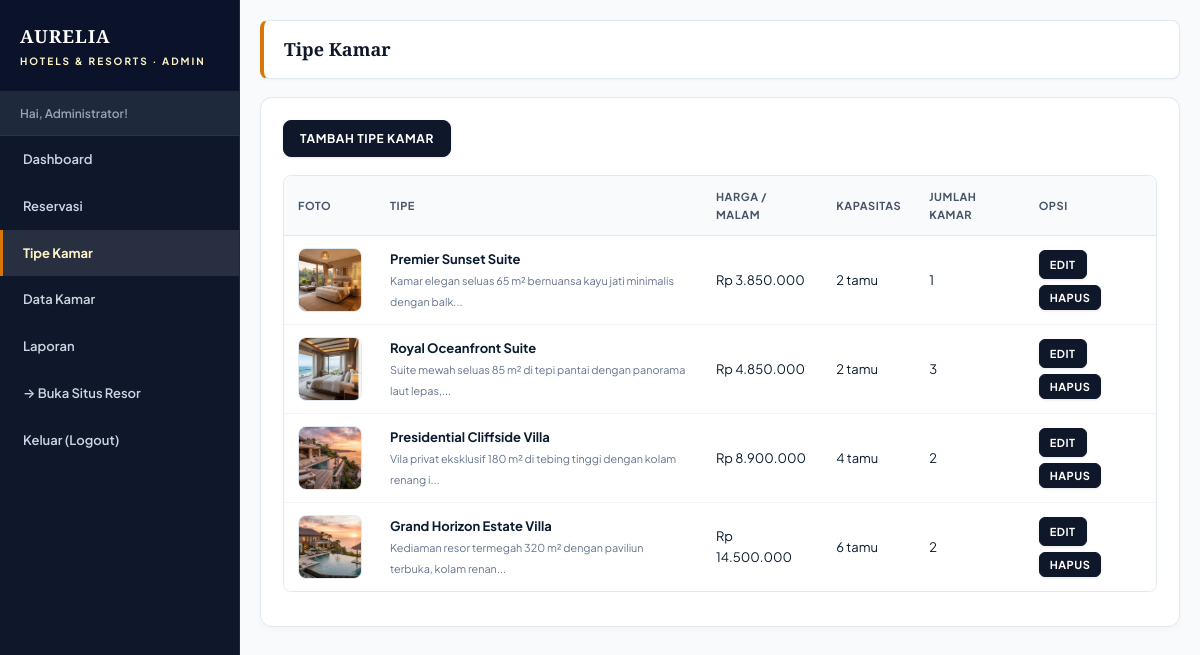
Page /admin/index.php?p=tipe (signed in) on the committed database.
### tables this page shows
CREATE TABLE `tipe_kamar` (
  `idtipe` int(11) NOT NULL AUTO_INCREMENT,
  `nama_tipe` varchar(50) NOT NULL,
  `deskripsi` text DEFAULT NULL,
  `harga_malam` int(11) NOT NULL,
  `kapasitas` int(11) NOT NULL,
  `foto` varchar(255) NOT NULL DEFAULT '-',
  PRIMARY KEY (`idtipe`)
);

### fungsi.php (called while the page is built, shortened)
<?php
function e($teks)
{
    return htmlspecialchars((string)$teks, ENT_QUOTES, 'UTF-8');
}
function rupiah($angka)
{
    return 'Rp ' . number_format((int)$angka, 0, ',', '.');
}

### admin/tipe.php (the view, shortened to what this page needs)
<?php
$hasil = mysqli_query($db,
    "SELECT t.*, (SELECT COUNT(*) FROM kamar k WHERE k.idtipe = t.idtipe) AS jml_kamar
     FROM tipe_kamar t ORDER BY t.harga_malam");
?>
<div id="label-page"><h3>Tipe Kamar</h3></div>
<div id="content">
    <div class="bar-atas"><a href="index.php?p=tipe-input" class="tombol">Tambah Tipe Kamar</a></div>
    <table class="tabel">
        <tr><th>Foto</th><th>Tipe</th><th>Harga / Malam</th><th>Kapasitas</th><th>Jumlah Kamar</th><th>Opsi</th></tr>
        <?php if (mysqli_num_rows($hasil) === 0): ?>
            <tr><td colspan="6">Belum ada tipe kamar.</td></tr>
        <?php else: while ($t = mysqli_fetch_assoc($hasil)): ?>
            <tr>
                <td><?php if ($t['foto'] !== '-'): ?><img src="../images/<?= e($t['foto']) ?>" class="poster-kecil" alt=""><?php else: ?>-<?php endif; ?></td>
                <td><b><?= e($t['nama_tipe']) ?></b><br><small><?= e(mb_strimwidth($t['deskripsi'], 0, 70, '...')) ?></small></td>
                <td><?= e(rupiah($t['harga_malam'])) ?></td>
                <td><?= (int)$t['kapasitas'] ?> tamu</td>
                <td><?= (int)$t['jml_kamar'] ?></td>
                <td>
                    <div class="opsi">
                        <a href="index.php?p=tipe-edit&id=<?= (int)$t['idtipe'] ?>" class="tombol tombol-kecil">Edit</a>
                        <form method="post" action="tipe-hapus.php" class="inline" onsubmit="return confirm('Yakin hapus tipe kamar ini?')">
                            <button type="submit" class="tombol tombol-kecil">Hapus</button>
                        </form>
                    </div>
                </td>
            </tr>
        <?php endwhile; endif; ?>
    </table>
</div>

### style.css (style rules this page uses)
:root { --primary: #0F172A; --primary-light: #1E293B; --gold: #B45309; --gold-light: #FEF3C7; --gold-amber: #D97706; --surface-linen: #FDFCFB; --surface-sand: #F8FAFC; --surface-subtle:#F1F5F9; --border: #E2E8F0; --teks: #0B1C30; --teks-lembut: #64748B; --putih: #ffffff; --bayangan: 0 10px 25px -5px rgba(15, 23, 42, 0.08), 0 8px 10px -6px rgba(15, 23, 42, 0.04); }
* { margin: 0; padding: 0; box-sizing: border-box; }
body { font-family: 'Plus Jakarta Sans', -apple-system, BlinkMacSystemFont, 'Segoe UI', Roboto, sans-serif; font-size: 14px; color: var(--teks); background-color: var(--surface-sand); line-height: 1.6; }
h1, h2, h3, h4, .font-playfair { font-family: 'Playfair Display', Georgia, serif; }
a { color: var(--gold-amber); text-decoration: none; transition: color 0.15s; }
.tombol { display: inline-flex; align-items: center; justify-content: center; gap: 6px; padding: 8px 16px; font-family: inherit; font-size: 12px; font-weight: 700; text-transform: uppercase; letter-spacing: 0.05em; color: var(--putih); background-color: var(--primary); border: 1px solid var(--primary); border-radius: 8px; text-decoration: none; cursor: pointer; transition: all 0.2s ease; box-shadow: 0 1px 3px rgba(0,0,0,0.1); }
.tombol-kecil { padding: 5px 10px; font-size: 11px; border-radius: 6px; }
.inline { display: inline; }
small { color: var(--teks-lembut); }
.tabel { width: 100%; border-collapse: separate; border-spacing: 0; margin: 12px 0; border: 1px solid var(--border); border-radius: 8px; overflow: hidden; }
.tabel th { background: #F8FAFC; color: #475569; font-size: 11px; font-weight: 700; text-transform: uppercase; letter-spacing: 0.05em; text-align: left; padding: 12px 14px; border-bottom: 1px solid var(--border); }
.tabel td { padding: 12px 14px; border-bottom: 1px solid #F1F5F9; vertical-align: middle; background: var(--putih); font-size: 13px; }
.tabel tr:last-child td { border-bottom: none; }
#label-page { margin-bottom: 18px; padding: 14px 20px; background: var(--putih); border: 1px solid var(--border); border-left: 4px solid var(--gold-amber); border-radius: 8px; box-shadow: 0 1px 3px rgba(0,0,0,0.04); }
#label-page h3 { color: var(--primary); font-family: 'Playfair Display', serif; font-size: 18px; font-weight: 700; }
#content { padding: 22px; background: var(--putih); border: 1px solid var(--border); border-radius: 12px; box-shadow: 0 2px 6px rgba(0,0,0,0.03); overflow-x: auto; }
.bar-atas { display: flex; justify-content: space-between; align-items: center; flex-wrap: wrap; gap: 12px; margin-bottom: 18px; }
.opsi { display: flex; gap: 6px; flex-wrap: wrap; }
.poster-kecil { width: 64px; height: 64px; object-fit: cover; border-radius: 8px; border: 1px solid var(--border); display: block; }

### rows in the picture
tipe_kamar: foto (picture), nama_tipe "Premier Sunset Suite", deskripsi "Kamar elegan seluas 65 m² bernuansa kayu jati minimalis dengan balk...", harga_malam "Rp 3.850.000", kapasitas "2", jml_kamar "1"
tipe_kamar: foto (picture), nama_tipe "Royal Oceanfront Suite", deskripsi "Suite mewah seluas 85 m² di tepi pantai dengan panorama laut lepas,...", harga_malam "Rp 4.850.000", kapasitas "2", jml_kamar "3"
tipe_kamar: foto (picture), nama_tipe "Presidential Cliffside Villa", deskripsi "Vila privat eksklusif 180 m² di tebing tinggi dengan kolam renang i...", harga_malam "Rp 8.900.000", kapasitas "4", jml_kamar "2"
tipe_kamar: foto (picture), nama_tipe "Grand Horizon Estate Villa", deskripsi "Kediaman resor termegah 320 m² dengan paviliun terbuka, kolam renan...", harga_malam "Rp 14.500.000", kapasitas "6", jml_kamar "2"

### other values in the picture
$_SESSION['sesi'] "Administrator"
$label "Dashboard"
$label "Reservasi"
$label "Tipe Kamar"
$label "Data Kamar"
$label "Laporan"
